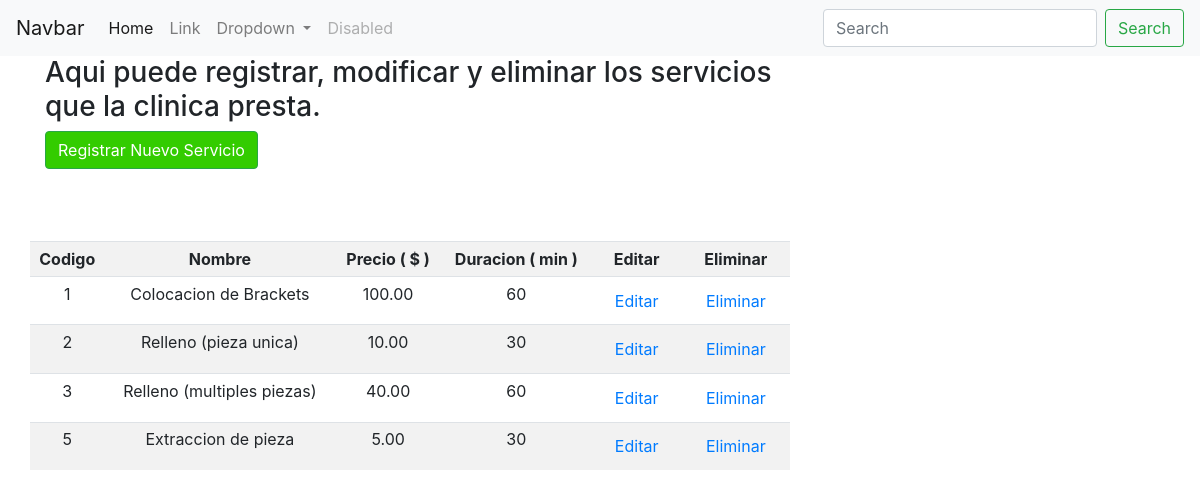
The app's page /citasyconsultas/gestion_servicio/ with its own data.
### citasyconsultas/models.py (models this page shows, shortened)
class Servicio (models.Model):
	codSer = models.IntegerField(primary_key = True)
	nomSer = models.CharField(max_length = 200) # Nombre del servicio
	precio = models.DecimalField(max_digits = 10, decimal_places = 2)
	duraci = models.IntegerField()# Duracion PROMEDIO del servicio en minutos
	class Meta:
		ordering = ('codSer',)

### citasyconsultas/views.py (the view)
# urls.py: path('gestion_servicio/', GestionServicio.as_view(), name = 'gestion_servicio'),
class GestionServicio(ListView):
	model = Servicio
	template_name = 'citasyconsultas/gestionServicios.html'
	context_object_name = 'GestionServicios'

### templates/citasyconsultas/gestionServicios.html (shortened to what this page needs)
{% extends 'base/base.html'%}
{% block content %}
<h3>Aqui puede registrar, modificar y eliminar los servicios que la clinica presta.</h3>
<div class="container">
	<div class="row">
	<a onclick="return abrir_modal('{% url 'citasyconsultas:agregar_servicio' %}', 'Agregar Servicio')" class="btn btn-success" style="color:white; background-color:#33CC00">
   Registrar Nuevo Servicio
		</a>
	</div>
</div>
<br><br><br>
<div class="row text-center">
	<table  class="table table-sm table-striped">
		<tr style="text-align: center">
			<th style="text-align: center">Codigo</th>
			<th style="text-align: center">Nombre</th>
			<th style="text-align: center">Precio ( $ )</th>
            <th style="text-align: center">Duracion ( min )</th>
            <th style="text-align: center">Editar</th>
            <th style="text-align: center">Eliminar</th>
		</tr>
		{% for ser in object_list %}
					<tr>
						<td>{{ser.codSer}}</td>
						<td>{{ser.nomSer}}</td>
						<td>{{ser.precio}}</td>
						<td>{{ser.duraci}}</td>
						<td style="text-align:center;">
							<a href="#" onclick="return abrir_modal('{% url 'citasyconsultas:modificar_servicio' ser.pk %}', 'Modificar/{{ ser.codSer }}')" class="btn"><span class="glyphicon glyphicon-pencil">Editar</a>
							</td>
						<td style="text-align:center;">
							<a href="#" onclick="return abrir_modal('{% url 'citasyconsultas:eliminar_servicio'  ser.pk %}', 'Emiminar/{{ ser.codSer}}')" class="btn">Eliminar</a
								td>
					</tr>
		{% endfor %}
	</table>
</div>
</div>
{% endblock %}

### records on screen
Servicio: codSer "1", nomSer "Colocacion de Brackets", precio "100.00", duraci "60"
Servicio: codSer "2", nomSer "Relleno (pieza unica)", precio "10.00", duraci "30"
Servicio: codSer "3", nomSer "Relleno (multiples piezas)", precio "40.00", duraci "60"
Servicio: codSer "5", nomSer "Extraccion de pieza", precio "5.00", duraci "30"
